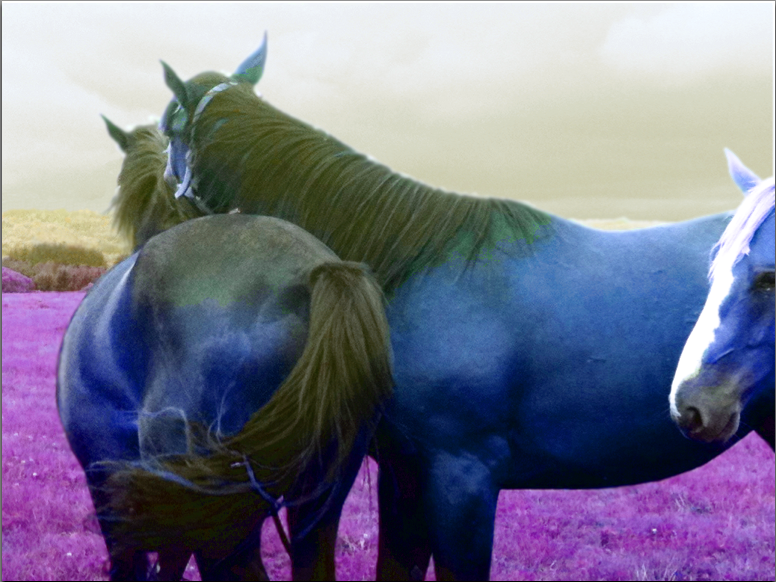
//> input picture 2-base/control/horse-hsv.png, 776 x 582 px
$ ./adaptative-th horse-hsv.png 3 3   (built with g++ and OpenCV 4)
//> lines starting //> are read from the running program, lines starting //| are printed output that depends on the picture
#include <iostream>
#include <cstdlib>

#include <opencv2/opencv.hpp>
#include <fstream>

using namespace cv;
using namespace std;

void
process(const char* imsname, int radius, int cst)
{
//> called with imsname = "horse-hsv.png", radius = 3, cst = 3
  //Check the existence of the file, if the file doesn't exist the programme stop
  fstream infile(imsname);
  if (infile.good() == false){
    cerr<<"The file doesn't exist. Check the location of the file\n"<<endl;
    exit(EXIT_FAILURE);
  }
  cout<< "\n############### exercice : adaptative-th ##############\n"<<endl;
  //Read the image load
  Mat ims = imread(imsname, 0);
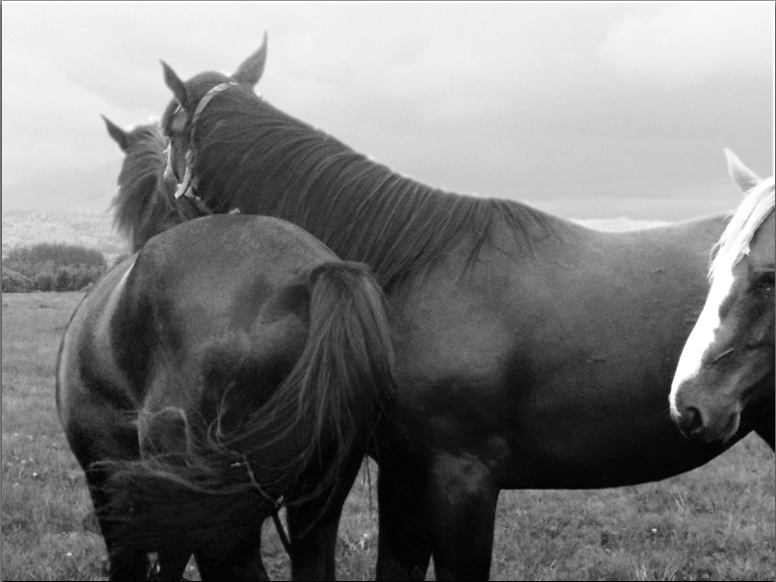
//> ims: 582 rows x 776 cols, CV_8UC1; min 1, max 255, mean 120.3
  Size s = ims.size();
//> s = Size(776, 582)

  //Calcul the neighbor tall
  int block_size = 2*radius+1;

  //Sum of the neighbor pixels
  int pixels_neighbor_sum=0;
  int neighbor_nb =0 ;

  int value_FdeV;
  int mean_pixels;

  //Create the adaptative th image
  Mat ims_th(s,CV_8UC1);

  for(int i=0; i<s.height; i++){
    for(int j=0; j<s.width; j++){

      for(int l=-radius; l<=radius; l++){
        for(int m=-radius ;m<=radius; m++){
          if(i+l>=0 && j+m>=0 && i+l<s.height && j+m<s.width){
            pixels_neighbor_sum += ims.at<uchar>(i+l,j+m);
            neighbor_nb +=1;
          }
        }
      }

      mean_pixels = pixels_neighbor_sum/neighbor_nb;
      value_FdeV = mean_pixels-cst;

      if(ims.at<uchar>(i,j)<value_FdeV)
        ims_th.at<uchar>(i,j)=0;
      else
        ims_th.at<uchar>(i,j)=255;

      //Clear variables
      value_FdeV=0;
      mean_pixels=0;
      pixels_neighbor_sum =0;
      neighbor_nb =0;
    }
  }
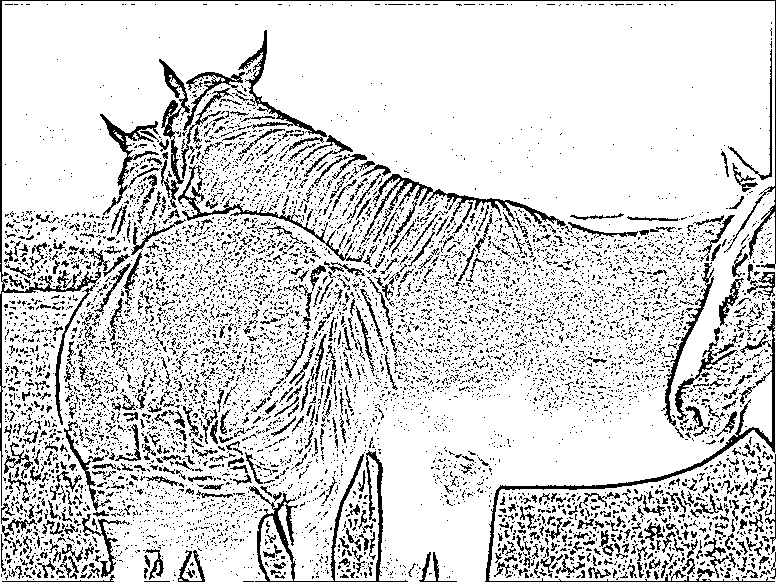
//> ims_th: 582 rows x 776 cols, CV_8UC1; 83.8% white; black in thin lines or dots
//> after the loop, pixels_neighbor_sum = 0; neighbor_nb = 0; mean_pixels = 0; value_FdeV = 0

  imwrite("th.png",ims_th);

  Mat ims_th_ocv(ims.size(), CV_8UC1);
  adaptiveThreshold(ims, ims_th_ocv,250, ADAPTIVE_THRESH_MEAN_C, THRESH_BINARY, block_size, cst);
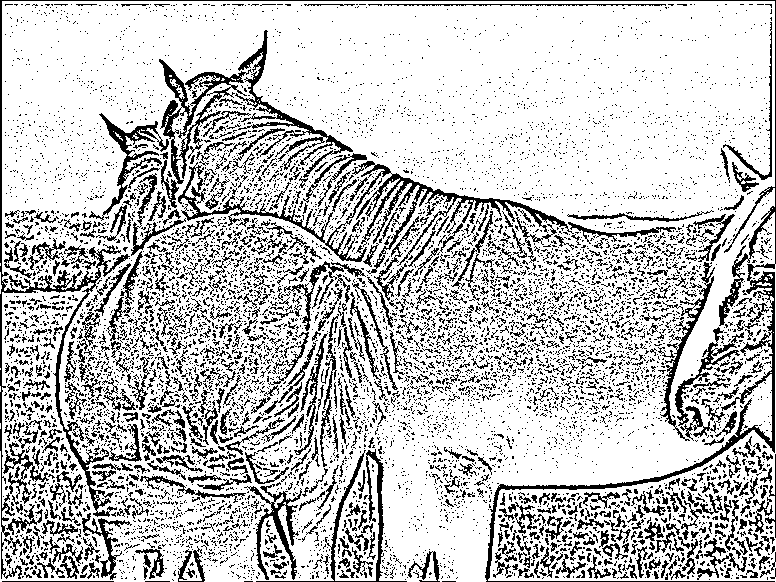
//> ims_th_ocv: 582 rows x 776 cols, CV_8UC1; values 0 (black) and 250 (white), 77.4% white; black in thin lines or dots
  imwrite("th-ocv-mean.png",ims_th_ocv);

  //Calcul the difference between the two methods
  Mat diff_th(ims.size(), CV_8UC1);
  diff_th = ims_th-ims_th_ocv;
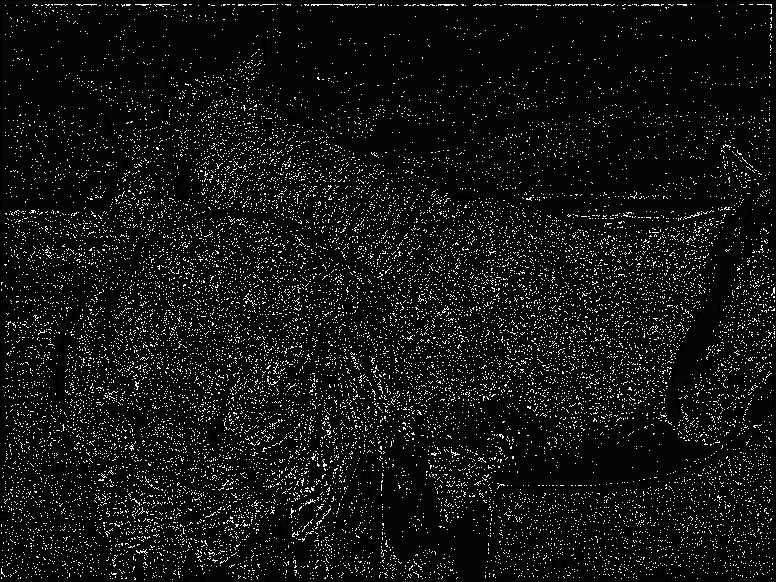
//> diff_th: 582 rows x 776 cols, CV_8UC1; min 0, max 255, mean 20.1
  imwrite("diff.png",diff_th);

  Mat ims_th_gauss(ims.size(), CV_8UC1);
  adaptiveThreshold(ims, ims_th_gauss,255, ADAPTIVE_THRESH_MEAN_C, THRESH_BINARY, block_size, cst);
//> ims_th_gauss: 582 rows x 776 cols, CV_8UC1; 77.4% white; black in thin lines or dots
  imwrite("th-ocv-gauss.png",ims_th_gauss);

  waitKey(0);
}

void
usage (const char *s)
{
  std::cerr<<"Usage: "<<s<<" imsname imdname\n"<<std::endl;
  exit(EXIT_FAILURE);
}

#define param 3
int
main( int argc, char* argv[] )
{
  if(argc != (param+1))
    usage(argv[0]);
  process(argv[1],atoi(argv[2]),atoi(argv[3]));
  return EXIT_SUCCESS;
}
;
